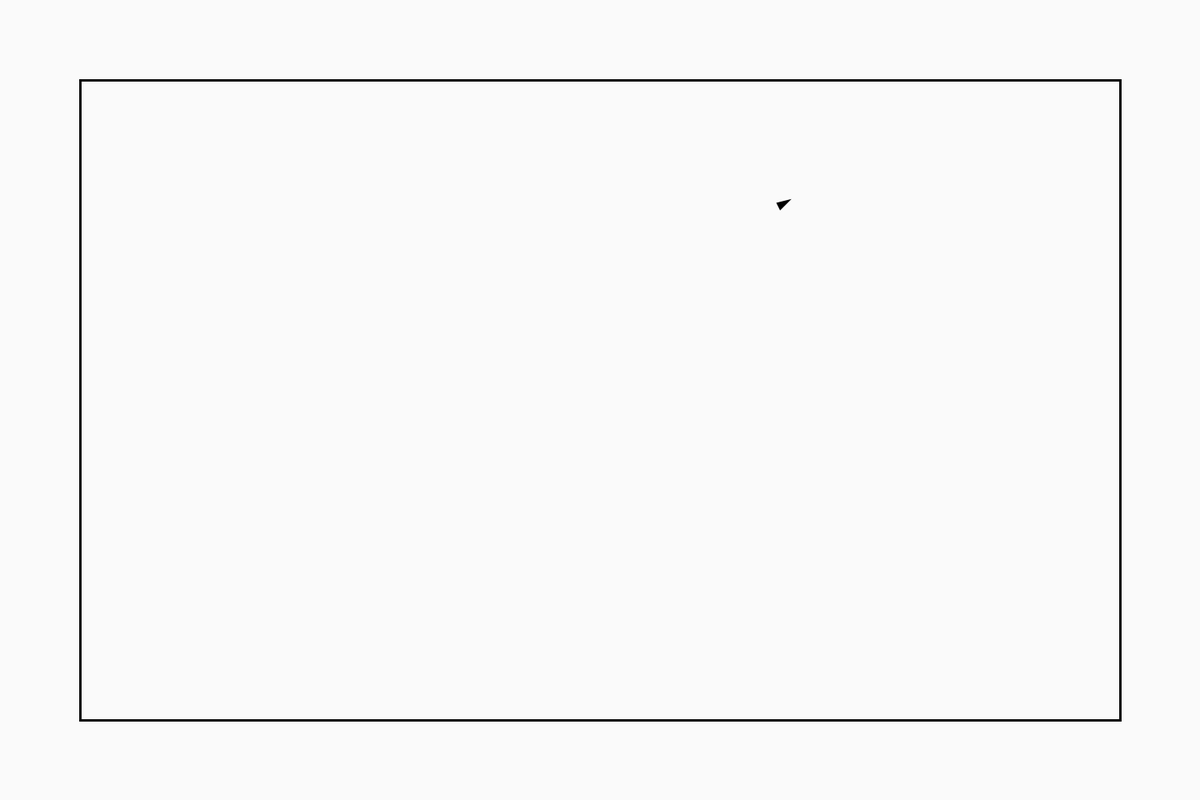
Frame 1 (no input)
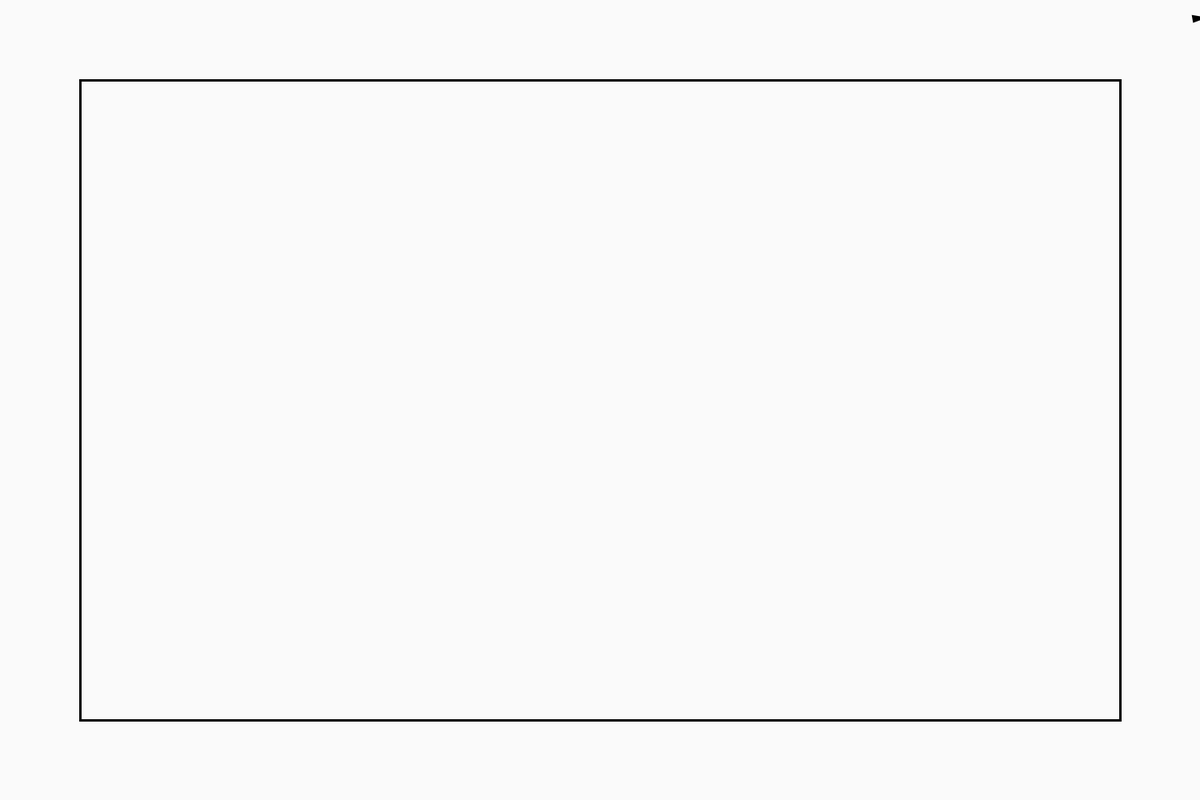
Frame 60 (the mouse pressed at the canvas centre just before this capture)
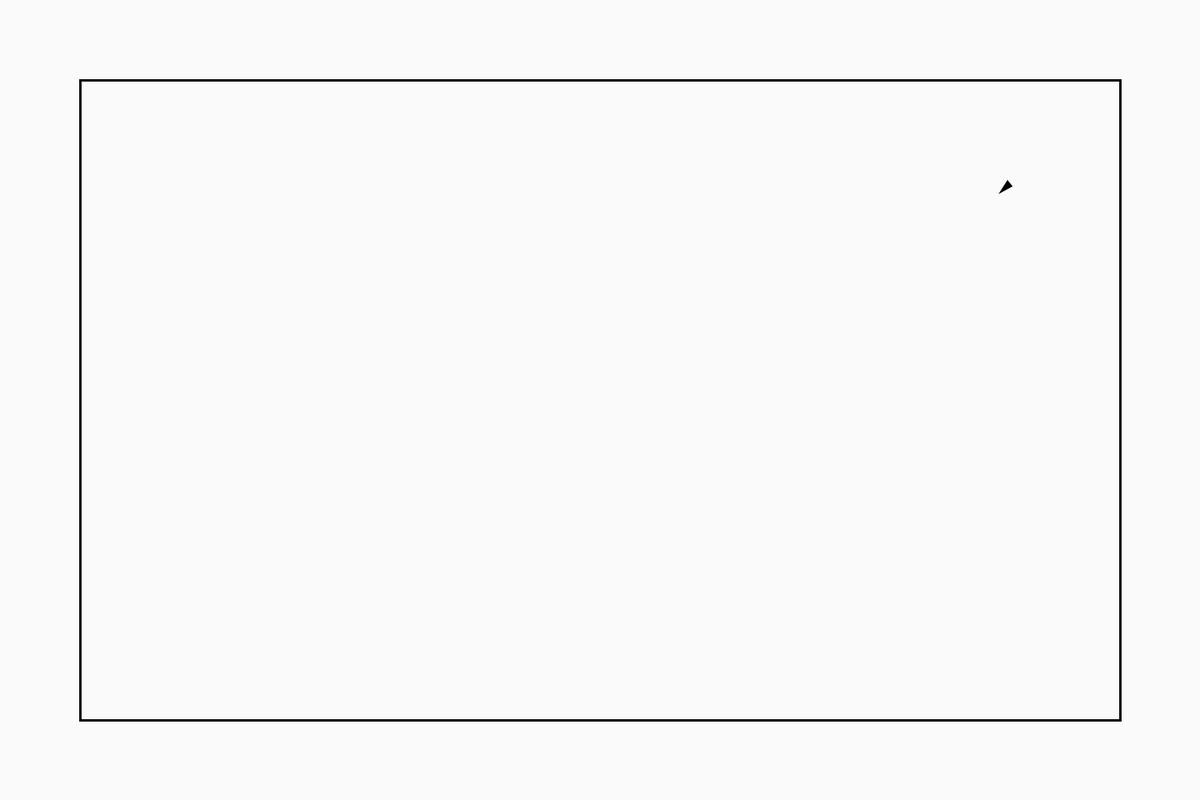
Frame 120 (the mouse held since frame 60 and released just before this capture)

The Processing sketch that drew these frames (run headless with seeded random() and noise(); from frame 60 on, the mouse is pressed at the canvas centre):

// Processing sketch: The_StayWallCar
// ── The_StayWallCar.pde

Vehicle vehicle;
Edge edge;
void setup()
{
  size(1500,1000);
  edge = new Edge(100,100);
  vehicle = new Vehicle(6,0.2,3,edge);
  
}

void draw()
{
  background(250);
  edge.display();
  vehicle.move();
}
// ── Edge.pde
class Edge
{
  float xEdge;
  float yEdge;
  
   Edge(float up,float left )
   {
     xEdge = left;
     yEdge = up;
   }
   
   void display()
   {
     fill(250);
     strokeWeight(3);
     beginShape();
     vertex(xEdge,yEdge);
     vertex(width-xEdge,yEdge);
     vertex(width-xEdge,height-yEdge);
     vertex(xEdge,height-yEdge);
     endShape(CLOSE);
     noFill();
   }
}
// ── Vehicle.pde
class Vehicle
{
 Edge edge;
 PVector location ;
 PVector velocity;
 PVector acceleration;
 float maxSpeed;
 float maxForce;
 float angle;
 float r;
 Vehicle(float _maxSpeed,float _maxForce,float _r,Edge _edge)
 {
   edge = _edge;
    location = new PVector(random(0,width),random(0,height));
    velocity = new PVector(random(-10,10),random(-10,10));
    acceleration = new PVector();
    angle = 0;
    r= _r;
    maxSpeed = _maxSpeed;
    maxForce = _maxForce;
 }
  
  void applyForce(PVector force)
  {
    PVector f = force;
    acceleration.add(f);
  }
  
  void display()
  {
    angle = velocity.heading2D()+PI/2;
    fill(0);
    pushMatrix();
    translate(location.x,location.y);
    rotate(angle);
    beginShape();
    vertex(0,-r*2);
    vertex(-r,r*2);
    vertex(r,r*2);
    endShape(CLOSE);
    popMatrix();
    noFill();
    
  }
  
 void stayWall()
 {
   PVector desired = new PVector();
   float x = velocity.x;
   float y = velocity.y;
    if(location.x>width-edge.xEdge)
    x = -maxSpeed;
    if(location.x<edge.xEdge)
    x = maxSpeed;
    if(location.y<edge.yEdge)
    y = maxSpeed;
    if(location.y>height-edge.yEdge)
    y = -maxSpeed;
    desired.set(x,y);
    
    PVector steer = PVector.sub(desired,velocity);
    steer.limit(maxForce);
    applyForce(steer);
 }
  
  void update()
  {
    velocity.add(acceleration);
    location.add(velocity);
    acceleration.mult(0);
  }
  
  void isOutSide()
 {
    if(location.x<-50||location.x>width+50)
    {
      velocity.x = -velocity.x;
    }
     
     if(location.y<-50||location.y>height+50)
     {
       velocity.y = -velocity.y;
     }
 }
  void move()
  {
   stayWall();
    update();
    display();
    isOutSide();
  }
}
